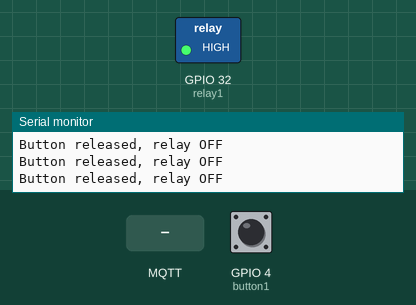
Bench run of a sketch on a simulated ESP32. On the bench: switched loads named in the sketch (green lamp = pin HIGH), the last lines printed to the serial monitor. The test bench sets the inputs (shaded band); at power-on: GPIO 4 (button1) HIGH. WiFi joins after 1.5 s; servers stay silent unless stated; no MQTT or app messages arrive unless stated.

Above: at 2.7 s.
2.8 s: GPIO 4 (button1) pulled LOW for 0.15 s
At 4.1 s:
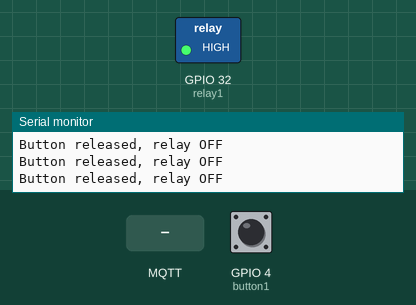
4.4 s: MQTT message "OPEN" arrives on the first subscribed topic
At 5.7 s:
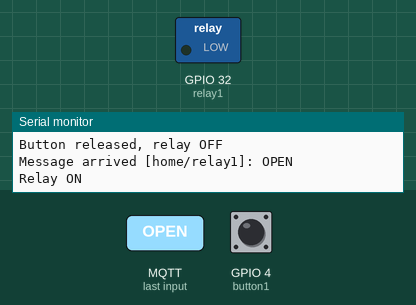
8.9 s: GPIO 4 (button1) pulled LOW for 3.2 s
At 13.2 s:
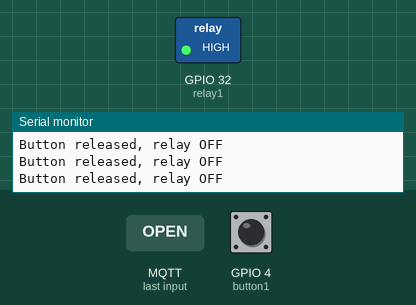
Timing chart, 0 to 14.7 s (numbered marks = the images above; inputs shaded):
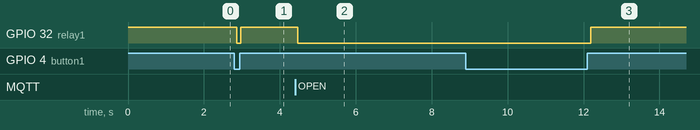

The sketch:

RelayMqttControl.ino
```cpp
#include <WiFi.h>
#include <PubSubClient.h>

// ตั้งค่า WiFi
const char* ssid = "Bank";
const char* password = "0631412922";

// ตั้งค่า MQTT broker
const char* mqtt_server = "broker.emqx.io";  // ใช้ EMQX broker
const int mqtt_port = 1883;
const char* mqtt_topic = "home/relay1";

// พินรีเลย์และปุ่มกด
#define relay1 32
#define button1 4

WiFiClient espClient;
PubSubClient client(espClient);

// ฟังก์ชันเชื่อมต่อ WiFi
void setup_wifi() {
  delay(10);
  Serial.println();
  Serial.print("Connecting to ");
  Serial.println(ssid);

  WiFi.begin(ssid, password);

  // เช็คการเชื่อมต่อ WiFi และลองเชื่อมซ้ำถ้าล้มเหลว
  while (WiFi.status() != WL_CONNECTED) {
    delay(500);
    Serial.print(".");
  }

  Serial.println("");
  Serial.println("WiFi connected");
  Serial.println("IP address: ");
  Serial.println(WiFi.localIP());
}

// ฟังก์ชัน callback ของ MQTT
void callback(char* topic, byte* message, unsigned int length) {
  String msg;
  for (int i = 0; i < length; i++) {
    msg += (char)message[i];
  }

  Serial.print("Message arrived [");
  Serial.print(topic);
  Serial.print("]: ");
  Serial.println(msg);

  // ตรวจสอบถ้าข้อความที่รับมาเป็น "OPEN" หรือ "CLOSE"
  if (msg == "OPEN") {
    digitalWrite(relay1, LOW);   // เปิดรีเลย์
    Serial.println("Relay ON");
    delay(5000);
  }
  else if (msg == "CLOSE") {
    digitalWrite(relay1, HIGH);  // ปิดรีเลย์
    Serial.println("Relay OFF");
  }
}

// ฟังก์ชันเชื่อมต่อ MQTT
void reconnect() {
  // พยายามเชื่อมต่อ MQTT ถ้ายังไม่เชื่อมต่อ
  if (!client.connected()) {
    Serial.print("Attempting MQTT connection...");
    // เชื่อมต่อใหม่พร้อม Client ID
    if (client.connect("ESP32Client")) {
      Serial.println("connected");
      client.subscribe(mqtt_topic);  // สมัครรับข้อมูลจากหัวข้อ relay
      Serial.println("Subscribed to topic: home/relay");
    } else {
      Serial.print("failed, rc=");
      Serial.print(client.state());
      Serial.println(" try again in 5 seconds");
      delay(5000);  // รอ 5 วินาทีแล้วลองใหม่
    }
  }
}

void setup() {
  // ตั้งค่า Serial สำหรับการ debug
  Serial.begin(115200);

  // ตั้งค่ารีเลย์และปุ่ม
  pinMode(relay1, OUTPUT);
  pinMode(button1, INPUT_PULLUP);  // ใช้ INPUT_PULLUP สำหรับปุ่มที่ไม่มี resistor
  digitalWrite(relay1, HIGH);  // เริ่มต้นปิดรีเลย์

  // เชื่อมต่อ WiFi
  setup_wifi();

  // ตั้งค่า MQTT server และ callback function
  client.setServer(mqtt_server, mqtt_port);
  client.setCallback(callback);
}

void loop() {
  // ถ้า WiFi หลุด ให้เชื่อมต่อใหม่
  if (WiFi.status() != WL_CONNECTED) {
    Serial.println("WiFi disconnected, reconnecting...");
    setup_wifi();
  }

  // ถ้าไม่เชื่อมต่อกับ MQTT ให้เชื่อมใหม่
  if (!client.connected()) {
    reconnect();
  }
  client.loop();

  // ตัวอย่าง: เช็คปุ่มกด
  if (digitalRead(button1) == LOW) {
    digitalWrite(relay1, LOW);  // เปิดรีเลย์เมื่อกดปุ่ม
    Serial.println("Button pressed, relay ON");
  } else {
    digitalWrite(relay1, HIGH); // ปิดรีเลย์เมื่อปล่อยปุ่ม
    Serial.println("Button released, relay OFF");
  }

  delay(100); // เพิ่ม delay เล็กน้อยเพื่อป้องกันการ loop เร็วเกินไป
}
```

Measured:
- after the input at 2.8 s, GPIO 32 (relay1): HIGH → LOW after 0.07 s, → HIGH 0.10 s later
- after the input at 4.4 s, GPIO 32 (relay1): HIGH → LOW after 0.08 s
- after the input at 8.9 s, GPIO 32 (relay1): LOW → HIGH after 3.3 s instead of 0.58 s
